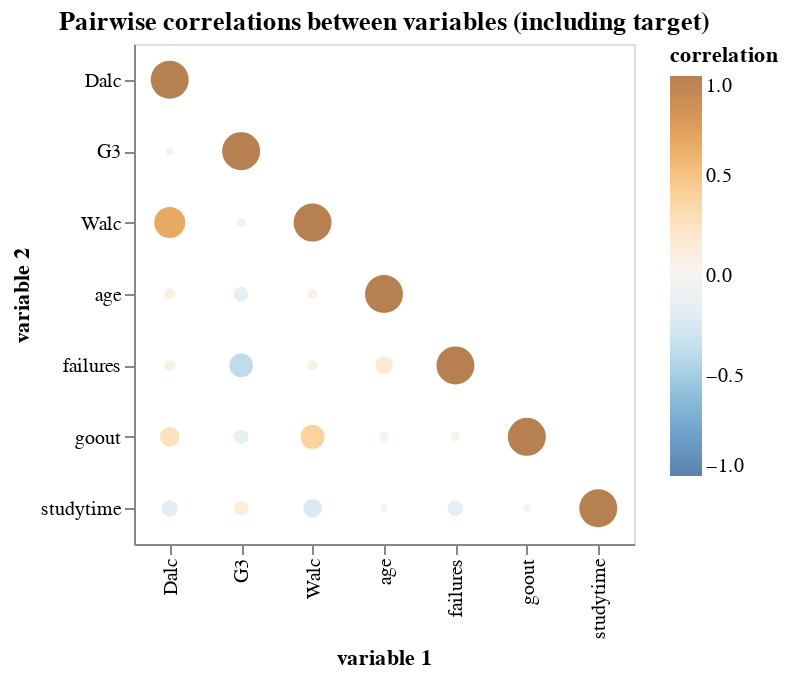

This figure's notebook cell:
### Markdown cell above
**Figure 5: Density plot for each numeric columns (including the target `G3`)**

Some interesting observations:

- The distirbution of the grades `G3`, `G2`, `G1` are somewhat bell-shaped.
- Most student do not consume alcohol, or very minimally.
- Most student studies around 2-5 hours a week and most of them also did not fail any previous classes.

### Code cell
# ally.corr(train_df).properties(title="Correlation matrices for each numeric column pair")
corr_mat = train_df.select_dtypes(include='number').corr() \
    .reset_index(names="var1") \
    .melt(id_vars="var1", var_name="var2", value_name="correlation")
# get rid of "duplicated" correlation
corr_mat = corr_mat[corr_mat['var1'] <= corr_mat['var2']].reset_index(drop=True)
corr_mat["abs_corr"] = np.abs(corr_mat["correlation"])
alt.Chart(corr_mat).mark_circle().encode(
    alt.X("var1").title("variable 1"),
    alt.Y("var2").title("variable 2"),
    alt.Color("correlation").scale(domain=[-1, 1], scheme="blueorange"),
    alt.Size("abs_corr").legend(None)
).properties(
    width=250,
    height=250,
    title="Pairwise correlations between variables (including target)"
)

### Figure 1 — Vega-Lite specification as saved in the notebook (floating-point values rounded to 4 significant figures)
{"$schema": "https://vega.github.io/schema/vega-lite/v5.20.1.json", "config": {"view": {"continuousHeight": 300, "continuousWidth": 300}}, "data": {"name": "data-5284d7159b82fbd52b334810fa9bb052"}, "datasets": {"data-5284d7159b82fbd52b334810fa9bb052": [{"abs_corr": 1, "correlation": 1, "var1": "age", "var2": "age"}, {"abs_corr": 0.08399, "correlation": 0.08399, "var1": "Dalc", "var2": "age"}, {"abs_corr": 0.05995, "correlation": 0.05995, "var1": "Walc", "var2": "age"}, {"abs_corr": 0.1405, "correlation": -0.1405, "var1": "G3", "var2": "age"}, {"abs_corr": 0.03376, "correlation": -0.03376, "var1": "age", "var2": "studytime"}, {"abs_corr": 1, "correlation": 1, "var1": "studytime", "var2": "studytime"}, {"abs_corr": 0.1609, "correlation": -0.1609, "var1": "failures", "var2": "studytime"}, {"abs_corr": 0.03244, "correlation": -0.03244, "var1": "goout", "var2": "studytime"}, {"abs_corr": 0.1725, "correlation": -0.1725, "var1": "Dalc", "var2": "studytime"}, {"abs_corr": 0.2308, "correlation": -0.2308, "var1": "Walc", "var2": "studytime"}, {"abs_corr": 0.1327, "correlation": 0.1327, "var1": "G3", "var2": "studytime"}, {"abs_corr": 0.198, "correlation": 0.198, "var1": "age", "var2": "failures"}, {"abs_corr": 1, "correlation": 1, "var1": "failures", "var2": "failures"}, {"abs_corr": 0.07454, "correlation": 0.07454, "var1": "Dalc", "var2": "failures"}, {"abs_corr": 0.06461, "correlation": 0.06461, "var1": "Walc", "var2": "failures"}, {"abs_corr": 0.3807, "correlation": -0.3807, "var1": "G3", "var2": "failures"}, {"abs_corr": 0.05883, "correlation": 0.05883, "var1": "age", "var2": "goout"}, {"abs_corr": 0.05001, "correlation": 0.05001, "var1": "failures", "var2": "goout"}, {"abs_corr": 1, "correlation": 1, "var1": "goout", "var2": "goout"}, {"abs_corr": 0.264, "correlation": 0.264, "var1": "Dalc", "var2": "goout"}, {"abs_corr": 0.3964, "correlation": 0.3964, "var1": "Walc", "var2": "goout"}, {"abs_corr": 0.1415, "correlation": -0.1415, "var1": "G3", "var2": "goout"}, {"abs_corr": 1, "correlation": 1, "var1": "Dalc", "var2": "Dalc"}, {"abs_corr": 0.6642, "correlation": 0.6642, "var1": "Dalc", "var2": "Walc"}, {"abs_corr": 1, "correlation": 1, "var1": "Walc", "var2": "Walc"}, {"abs_corr": 0.04762, "correlation": -0.04762, "var1": "G3", "var2": "Walc"}, {"abs_corr": 0.03147, "correlation": -0.03147, "var1": "Dalc", "var2": "G3"}, {"abs_corr": 1, "correlation": 1, "var1": "G3", "var2": "G3"}]}, "encoding": {"color": {"field": "correlation", "scale": {"domain": [-1, 1], "scheme": "blueorange"}, "type": "quantitative"}, "size": {"field": "abs_corr", "legend": null, "type": "quantitative"}, "x": {"field": "var1", "title": "variable 1", "type": "nominal"}, "y": {"field": "var2", "title": "variable 2", "type": "nominal"}}, "height": 250, "mark": {"type": "circle"}, "title": "Pairwise correlations between variables (including target)", "width": 250}
